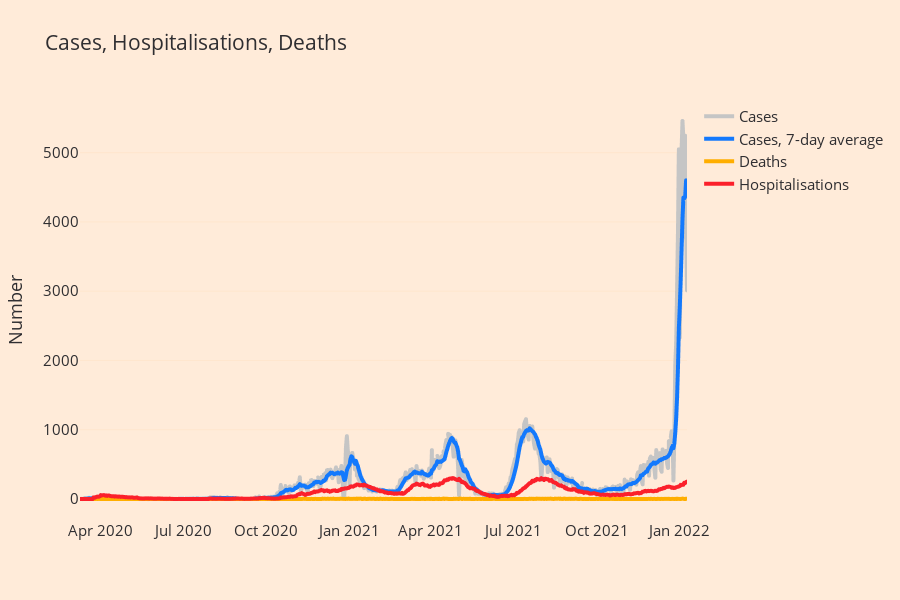

This figure's notebook cell:
### Code cell
fig = px.line(
    df2_long, 
    x='date', 
    y='number', 
    color='Category',
    custom_data = ["Category"],
    width=900,
    height=600,
    color_discrete_map={
        "Cases": "#C5C5C5",
        "Cases, 7-day average": "#1379FD",
        "Hospitalisations" : "#FB202B",
        "Deaths" : "#FFAE00"# "#48D7AC",#"#FFB220",
    },
    labels={"number": "Number", "date" : "", "Category" : ""},
    title="Cases, Hospitalisations, Deaths"
)

fig.update_layout(
    font=dict(size=15, color="#2F2E31"),
    plot_bgcolor="#FFEBD9",
    paper_bgcolor="#FFEBD9",
    yaxis=dict(
        showgrid=True, 
        gridcolor="#FCD19C",
        gridwidth=0.2,  # tried different values, same issue
    ),
    xaxis=dict(
        showgrid=False,
        #range=["2021-07-16","2022-01-06"],
        title=""
    ),
    hovermode='x unified',
)

fig.update_traces(
    hovertemplate="%{customdata[0]}: %{y:.0f} <extra></extra>",
    line=dict(width=4)
)

fig.show()

### Figure 1 — Plotly figure (JSON) as saved in the notebook; plotly's stock layout.template omitted (floating-point values rounded to 4 significant figures; data arrays with more than 128 entries replaced by an {"elided": "..."} marker saying what was removed)
{"data": [{"customdata": {"elided": "672x1 str values"}, "hovertemplate": "%{customdata[0]}: %{y:.0f} <extra></extra>", "legendgroup": "Cases", "line": {"color": "#C5C5C5", "dash": "solid", "width": 4}, "marker": {"symbol": "circle"}, "mode": "lines", "name": "Cases", "showlegend": true, "type": "scattergl", "x": {"elided": "672 str values"}, "xaxis": "x", "y": {"elided": "672 int values"}, "yaxis": "y"}, {"customdata": {"elided": "672x1 str values"}, "hovertemplate": "%{customdata[0]}: %{y:.0f} <extra></extra>", "legendgroup": "Cases, 7-day average", "line": {"color": "#1379FD", "dash": "solid", "width": 4}, "marker": {"symbol": "circle"}, "mode": "lines", "name": "Cases, 7-day average", "showlegend": true, "type": "scattergl", "x": {"elided": "672 str values"}, "xaxis": "x", "y": {"elided": "672 float values"}, "yaxis": "y"}, {"customdata": {"elided": "672x1 str values"}, "hovertemplate": "%{customdata[0]}: %{y:.0f} <extra></extra>", "legendgroup": "Deaths", "line": {"color": "#FFAE00", "dash": "solid", "width": 4}, "marker": {"symbol": "circle"}, "mode": "lines", "name": "Deaths", "showlegend": true, "type": "scattergl", "x": {"elided": "672 str values"}, "xaxis": "x", "y": {"elided": "672 int values"}, "yaxis": "y"}, {"customdata": {"elided": "672x1 str values"}, "hovertemplate": "%{customdata[0]}: %{y:.0f} <extra></extra>", "legendgroup": "Hospitalisations", "line": {"color": "#FB202B", "dash": "solid", "width": 4}, "marker": {"symbol": "circle"}, "mode": "lines", "name": "Hospitalisations", "showlegend": true, "type": "scattergl", "x": {"elided": "672 str values"}, "xaxis": "x", "y": {"elided": "672 int values"}, "yaxis": "y"}], "layout": {"font": {"color": "#2F2E31", "size": 15}, "height": 600, "hovermode": "x unified", "legend": {"title": {"text": ""}, "tracegroupgap": 0}, "paper_bgcolor": "#FFEBD9", "plot_bgcolor": "#FFEBD9", "title": {"text": "Cases, Hospitalisations, Deaths"}, "width": 900, "xaxis": {"anchor": "y", "domain": [0, 1], "showgrid": false, "title": {"text": ""}}, "yaxis": {"anchor": "x", "domain": [0, 1], "gridcolor": "#FCD19C", "gridwidth": 0.2, "showgrid": true, "title": {"text": "Number"}}}}
